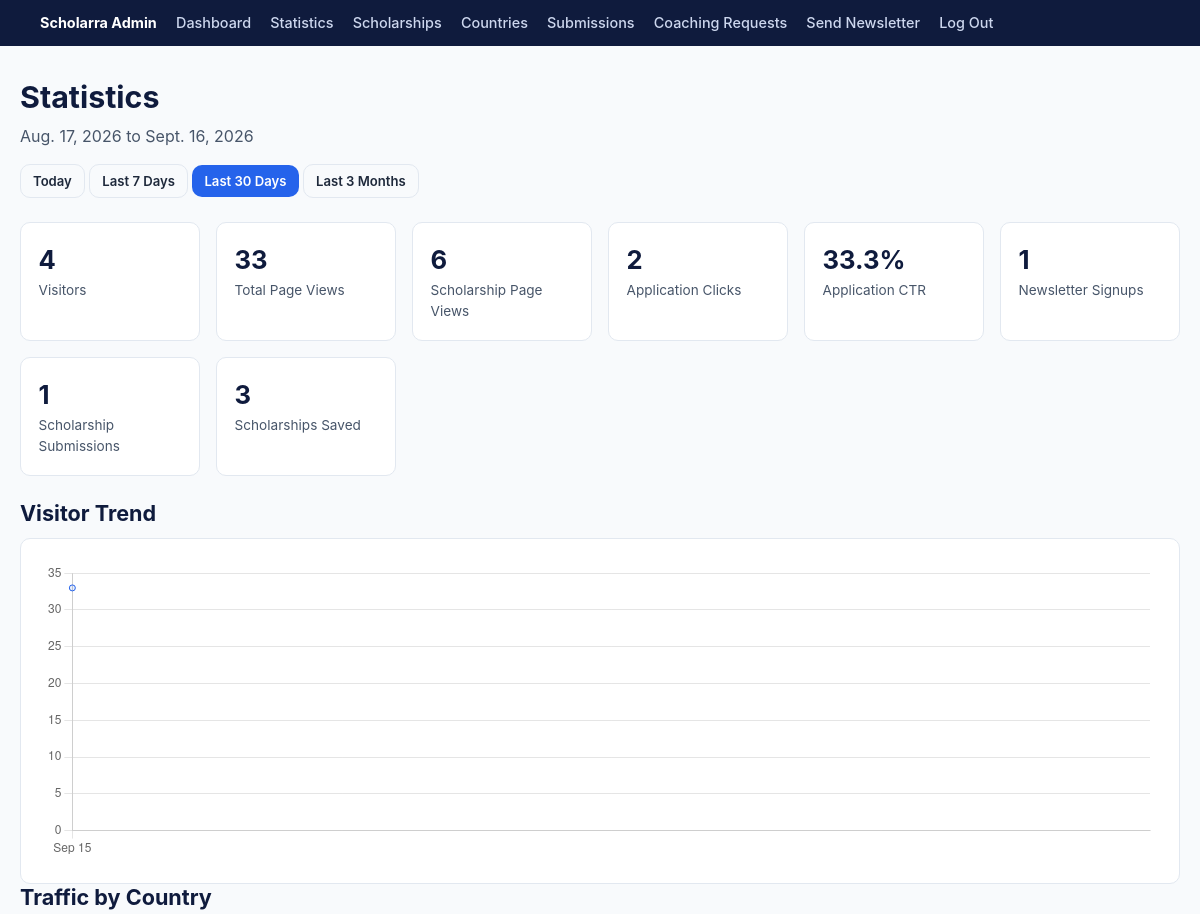
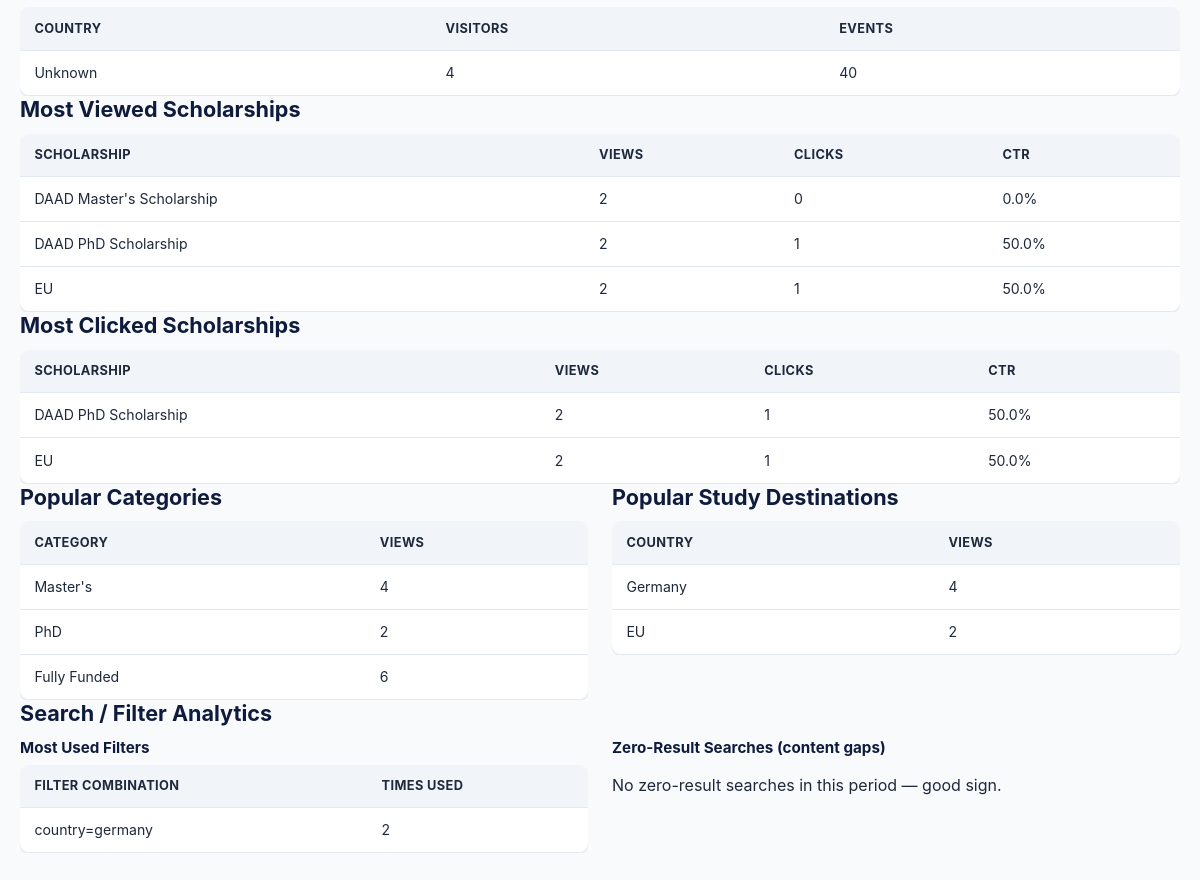
The app's page /dashboard/statistics/ (signed in) with its own data (2 pictures, top to bottom).
### myapp/models.py (models this page shows, shortened)
class Scholarship(models.Model):
    DEGREE_LEVEL_CHOICES = [
        ("undergraduate", "Undergraduate"),
        ("masters", "Master's"),
        ("phd", "PhD"),
    ]
    FUNDING_TYPE_CHOICES = [
        ("full", "Fully Funded"),
        ("partial", "Partially Funded"),
    ]
    title = models.CharField(max_length=200)
    slug = models.SlugField(max_length=220, unique=True)
    country = models.ForeignKey(Country, on_delete=models.CASCADE, related_name="scholarships") # if a country is deleted, all scholarships related to that country will also be deleted, to get all scholarships related to a country, we can use country.scholarships.all()
    degree_level = models.CharField(max_length=20, choices=DEGREE_LEVEL_CHOICES)
    funding_type = models.CharField(max_length=10, choices=FUNDING_TYPE_CHOICES)
    deadline = models.DateField()
    description = models.TextField()
    eligibility = models.TextField()
    required_documents = models.TextField(blank=True) #blank=True means that this field is optional
    application_link = models.URLField()
    image = models.ImageField(upload_to='scholarships/', blank=True, null=True)
    is_featured = models.BooleanField(default=False)
    deadline_reminder_sent = models.BooleanField(default=False)  # prevents sending the "closing soon" email more than once per scholarship
    is_published = models.BooleanField(default=False) #default=False means that this new scholarship will not be published by default, it will be published only when the admin approves it
    view_count = models.PositiveIntegerField(default=0)
    click_count = models.PositiveIntegerField(default=0)
    created_at = models.DateTimeField(auto_now_add=True)
    updated_at = models.DateTimeField(auto_now=True)

### myapp/views.py (the view)
# urls.py: path('dashboard/statistics/', views.admin_statistics, name='admin_statistics'),
@login_required
def admin_statistics(request):
    range_param = request.GET.get('range', '30')
    today = timezone.now().date()
    range_days_map = {'today': 0, '7': 7, '30': 30, '90': 90}
    days = range_days_map.get(range_param, 30)
    start_date = today - timedelta(days=days)
    end_date = today
    period_length = (end_date - start_date).days + 1
    previous_end = start_date - timedelta(days=1)
    previous_start = previous_end - timedelta(days=period_length - 1)
    current_events = AnalyticsEvent.objects.filter(created_at__date__range=[start_date, end_date])
    previous_events = AnalyticsEvent.objects.filter(created_at__date__range=[previous_start, previous_end])
    def percent_change(current, previous):
        if previous == 0:
            return None  # no meaningful percentage when there's nothing to compare against
        return round(((current - previous) / previous) * 100, 1)
    total_visitors = current_events.exclude(session_key="").values('session_key').distinct().count()
    previous_visitors = previous_events.exclude(session_key="").values('session_key').distinct().count()
    total_page_views = current_events.filter(event_type__in=["page_view", "scholarship_view"]).count()
    previous_page_views = previous_events.filter(event_type__in=["page_view", "scholarship_view"]).count()
    scholarship_page_views = current_events.filter(event_type="scholarship_view").count()
    application_clicks = current_events.filter(event_type="application_click").count()
    previous_clicks = previous_events.filter(event_type="application_click").count()
    ctr = round((application_clicks / scholarship_page_views) * 100, 1) if scholarship_page_views else 0
    newsletter_signups = NewsletterSubscriber.objects.filter(created_at__date__range=[start_date, end_date]).count()
    scholarship_submissions = ScholarshipSubmission.objects.filter(submitted_at__date__range=[start_date, end_date]).count()
    saves_count = current_events.filter(event_type="save").count()
    searches_count = current_events.filter(event_type="search").count()
    overview = {
        "total_visitors": total_visitors,
        "total_visitors_change": percent_change(total_visitors, previous_visitors),
        "total_page_views": total_page_views,
        "total_page_views_change": percent_change(total_page_views, previous_page_views),
        "scholarship_page_views": scholarship_page_views,
        "application_clicks": application_clicks,
        "application_clicks_change": percent_change(application_clicks, previous_clicks),
        "ctr": ctr,
        "newsletter_signups": newsletter_signups,
        "scholarship_submissions": scholarship_submissions,
        "saves_count": saves_count,
        "searches_count": searches_count,
    }
    daily_trend = (
        current_events.filter(event_type__in=["page_view", "scholarship_view"])
        .annotate(day=TruncDate("created_at"))
        .values("day")
        .annotate(count=Count("id"))
        .order_by("day")
    )
    trend_labels = [entry["day"].strftime("%b %d") for entry in daily_trend]
    trend_values = [entry["count"] for entry in daily_trend]
    trend_labels_json = json.dumps(trend_labels)
    trend_values_json = json.dumps(trend_values)
    country_counts_raw = (
        current_events.values("country")
        .annotate(
            visitors=Count("session_key", distinct=True),
            events=Count("id"),
        )
        .order_by("-visitors", "-events")
    )
    country_map = {}
    for row in country_counts_raw:
        c_name = row["country"].strip() if row["country"] else "Unknown"
        vis_count = row["visitors"] if row["visitors"] > 0 else row["events"]
        if c_name not in country_map:
            country_map[c_name] = {"visitors": 0, "events": 0}
        country_map[c_name]["visitors"] += vis_count
        country_map[c_name]["events"] += row["events"]
    country_stats = [
        {"country": c, "visitors": data["visitors"], "events": data["events"]}
        for c, data in country_map.items()
    ]
    country_stats.sort(key=lambda x: (x["visitors"], x["events"]), reverse=True)
    most_viewed = (
        current_events.filter(event_type="scholarship_view")
        .values("scholarship__id", "scholarship__title")
        .annotate(views=Count("id"))
        .order_by("-views")[:10]
    )
    clicks_by_scholarship = dict(
        current_events.filter(event_type="application_click")
        .values("scholarship__id")
        .annotate(clicks=Count("id"))
        .values_list("scholarship__id", "clicks")
    )
    most_viewed_table = []
    for row in most_viewed:
        clicks = clicks_by_scholarship.get(row["scholarship__id"], 0)
        views = row["views"]
        most_viewed_table.append({
            "title": row["scholarship__title"],
            "views": views,
            "clicks": clicks,
            "ctr": round((clicks / views) * 100, 1) if views else 0,
        })
    most_clicked = (
        current_events.filter(event_type="application_click")
        .values("scholarship__id", "scholarship__title")
        .annotate(clicks=Count("id"))
        .order_by("-clicks")[:10]
    )
    views_by_scholarship = dict(
        current_events.filter(event_type="scholarship_view")
        .values("scholarship__id")
        .annotate(views=Count("id"))
        .values_list("scholarship__id", "views")
    )
    most_clicked_table = []
    for row in most_clicked:
        clicks = row["clicks"]
        views = views_by_scholarship.get(row["scholarship__id"], 0)
        most_clicked_table.append({
            "title": row["scholarship__title"],
            "views": views,
            "clicks": clicks,
            "ctr": round((clicks / views) * 100, 1) if views else 0,
        })
    popular_degree_levels_raw = (
        current_events.filter(event_type="scholarship_view")
        .values("scholarship__degree_level")
        .annotate(count=Count("id"))
        .order_by("-count")
    )
    degree_level_labels = dict(Scholarship.DEGREE_LEVEL_CHOICES)
    popular_degree_levels = [
        {"label": degree_level_labels.get(row["scholarship__degree_level"], row["scholarship__degree_level"]), "count": row["count"]}
        for row in popular_degree_levels_raw if row["scholarship__degree_level"]
    ]
    popular_funding_types_raw = (
        current_events.filter(event_type="scholarship_view")
        .values("scholarship__funding_type")
        .annotate(count=Count("id"))
        .order_by("-count")
    )
    funding_type_labels = dict(Scholarship.FUNDING_TYPE_CHOICES)
    popular_funding_types = [
        {"label": funding_type_labels.get(row["scholarship__funding_type"], row["scholarship__funding_type"]), "count": row["count"]}
        for row in popular_funding_types_raw if row["scholarship__funding_type"]
    ]
    popular_destinations = (
        current_events.filter(event_type="scholarship_view")
        .values("scholarship__country__name")
        .annotate(count=Count("id"))
        .order_by("-count")[:8]
    )
    top_searches = (
        current_events.filter(event_type="search")
        .values("search_summary")
        .annotate(count=Count("id"))
        .order_by("-count")[:10]
    )
    zero_result_searches = (
        current_events.filter(event_type="search", result_count=0)
        .values("search_summary")
        .annotate(count=Count("id"))
        .order_by("-count")[:10]
    )
    context = {
        "range_param": range_param,
        "start_date": start_date,
        "end_date": end_date,
        "overview": overview,
        "trend_labels": trend_labels,
        "trend_labels_json": trend_labels_json,
        "trend_values_json": trend_values_json,
        "trend_values": trend_values,
        "country_stats": country_stats,
        "most_viewed_table": most_viewed_table,
        "most_clicked_table": most_clicked_table,
        "popular_degree_levels": popular_degree_levels,
        "popular_funding_types": popular_funding_types,
        "popular_destinations": popular_destinations,
        "top_searches": top_searches,
        "zero_result_searches": zero_result_searches,
    }
    return render(request, "myapp/admin_statistics.html", context)

### myapp/templates/myapp/admin_statistics.html (shortened to what this page needs)
{% extends "myapp/dashboard_base.html" %}
{% block content %}
<h1>Statistics</h1>
<p style="color:var(--slate-light); margin-top:-0.5rem;">{{ start_date }} to {{ end_date }}</p>
<div style="margin-bottom:1.5rem;">
    <a href="?range=today" class="btn {% if range_param == 'today' %}btn-primary{% else %}btn-outline{% endif %} btn-sm">Today</a>
    <a href="?range=7" class="btn {% if range_param == '7' %}btn-primary{% else %}btn-outline{% endif %} btn-sm">Last 7 Days</a>
    <a href="?range=30" class="btn {% if range_param == '30' %}btn-primary{% else %}btn-outline{% endif %} btn-sm">Last 30 Days</a>
    <a href="?range=90" class="btn {% if range_param == '90' %}btn-primary{% else %}btn-outline{% endif %} btn-sm">Last 3 Months</a>
</div>
<div class="stat-grid">
    <div class="stat-card">
        <div class="stat-value">{{ overview.total_visitors }}</div>
        <div class="stat-label">Visitors
        </div>
    </div>
    <div class="stat-card">
        <div class="stat-value">{{ overview.total_page_views }}</div>
        <div class="stat-label">Total Page Views
        </div>
    </div>
    <div class="stat-card">
        <div class="stat-value">{{ overview.scholarship_page_views }}</div>
        <div class="stat-label">Scholarship Page Views</div>
    </div>
    <div class="stat-card">
        <div class="stat-value">{{ overview.application_clicks }}</div>
        <div class="stat-label">Application Clicks
        </div>
    </div>
    <div class="stat-card">
        <div class="stat-value">{{ overview.ctr }}%</div>
        <div class="stat-label">Application CTR</div>
    </div>
    <div class="stat-card">
        <div class="stat-value">{{ overview.newsletter_signups }}</div>
        <div class="stat-label">Newsletter Signups</div>
    </div>
    <div class="stat-card">
        <div class="stat-value">{{ overview.scholarship_submissions }}</div>
        <div class="stat-label">Scholarship Submissions</div>
    </div>
    <div class="stat-card">
        <div class="stat-value">{{ overview.saves_count }}</div>
        <div class="stat-label">Scholarships Saved</div>
    </div>
</div>
<h2>Visitor Trend</h2>
{% if trend_labels %}
<div class="form-card" style="max-width: 100%;">
    <canvas id="trendChart" height="80"></canvas>
</div>
{% else %}
<p>No traffic recorded yet in this period.</p>
{% endif %}
<h2>Traffic by Country</h2>
{% if country_stats %}
<div class="table-wrap">
<table>
    <tr><th>Country</th><th>Visitors</th><th>Events</th></tr>
    {% for row in country_stats %}
    <tr><td>{{ row.country }}</td><td>{{ row.visitors }}</td><td>{{ row.events }}</td></tr>
    {% endfor %}
</table>
</div>
{% else %}
<p>No visitor country data recorded yet in this period.</p>
{% endif %}
<h2>Most Viewed Scholarships</h2>
{% if most_viewed_table %}
<div class="table-wrap">
<table>
    <tr><th>Scholarship</th><th>Views</th><th>Clicks</th><th>CTR</th></tr>
    {% for row in most_viewed_table %}
    <tr><td>{{ row.title }}</td><td>{{ row.views }}</td><td>{{ row.clicks }}</td><td>{{ row.ctr }}%</td></tr>
    {% endfor %}
</table>
</div>
{% else %}
<p>No scholarship views recorded in this period.</p>
{% endif %}
<h2>Most Clicked Scholarships</h2>
{% if most_clicked_table %}
<div class="table-wrap">
<table>
    <tr><th>Scholarship</th><th>Views</th><th>Clicks</th><th>CTR</th></tr>
    {% for row in most_clicked_table %}
    <tr><td>{{ row.title }}</td><td>{{ row.views }}</td><td>{{ row.clicks }}</td><td>{{ row.ctr }}%</td></tr>
    {% endfor %}
</table>
</div>
{% else %}
<p>No application clicks recorded in this period.</p>
{% endif %}
<div style="display:grid; grid-template-columns: 1fr 1fr; gap:1.5rem;">
    <div>
        <h2>Popular Categories</h2>
        {% if popular_degree_levels or popular_funding_types %}
        <div class="table-wrap">
        <table>
            <tr><th>Category</th><th>Views</th></tr>
            {% for row in popular_degree_levels %}
            <tr><td>{{ row.label }}</td><td>{{ row.count }}</td></tr>
            {% endfor %}
            {% for row in popular_funding_types %}
            <tr><td>{{ row.label }}</td><td>{{ row.count }}</td></tr>
            {% endfor %}
        </table>
        </div>
        {% else %}
        <p>No data yet.</p>
        {% endif %}
    </div>
    <div>
        <h2>Popular Study Destinations</h2>
        {% if popular_destinations %}
        <div class="table-wrap">
        <table>
            <tr><th>Country</th><th>Views</th></tr>
            {% for row in popular_destinations %}
            <tr><td>{{ row.scholarship__country__name }}</td><td>{{ row.count }}</td></tr>
            {% endfor %}
        </table>
        </div>
        {% else %}
        <p>No data yet.</p>
        {% endif %}
    </div>
</div>
<h2>Search / Filter Analytics</h2>
<div style="display:grid; grid-template-columns: 1fr 1fr; gap:1.5rem;">
    <div>
        <h3 style="font-size:0.95rem;">Most Used Filters</h3>
        {% if top_searches %}
        <div class="table-wrap">
        <table>
            <tr><th>Filter Combination</th><th>Times Used</th></tr>
            {% for row in top_searches %}
            <tr><td>{{ row.search_summary }}</td><td>{{ row.count }}</td></tr>
            {% endfor %}
        </table>
        </div>
        {% else %}
        <p>No filter usage yet.</p>
        {% endif %}
    </div>
    <div>
        <h3 style="font-size:0.95rem;">Zero-Result Searches (content gaps)</h3>
        {% if zero_result_searches %}
        <div class="table-wrap">
        <table>
            <tr><th>Filter Combination</th><th>Times</th></tr>
            {% for row in zero_result_searches %}
            <tr><td>{{ row.search_summary }}</td><td>{{ row.count }}</td></tr>
            {% endfor %}
        </table>
        </div>
        {% else %}
        <p>No zero-result searches in this period — good sign.</p>
        {% endif %}
    </div>
</div>
<script>
{% if trend_labels %}
const ctx = document.getElementById('trendChart');
new Chart(ctx, {
    type: 'line',
    data: {
        labels: {{ trend_labels_json|safe }},
        datasets: [{
            label: 'Page Views',
            data: {{ trend_values_json|safe }},
            borderColor: '#2563eb',
            backgroundColor: 'rgba(37, 99, 235, 0.1)',
            tension: 0.3,
            fill: true,
        }]
    },
    options: {
        responsive: true,
        plugins: { legend: { display: false } },
        scales: { y: { beginAtZero: true } }
    }
});
{% endif %}
</script>
{% endblock %}

### records on screen
Scholarship: deadline "Sept. 16, 2026", title "DAAD Master's Scholarship", views "2", clicks "0", ctr "0.0"
Scholarship: title "DAAD PhD Scholarship", views "2", clicks "1", ctr "50.0"
Scholarship: title "EU", views "2", clicks "1", ctr "50.0"

### other values on screen
{{ start_date }} "Aug. 17, 2026"
{{ overview.total_visitors }} "4"
{{ overview.total_page_views }} "33"
{{ overview.scholarship_page_views }} "6"
{{ overview.application_clicks }} "2"
{{ overview.ctr }} "33.3"
{{ overview.newsletter_signups }} "1"
{{ overview.scholarship_submissions }} "1"
{{ overview.saves_count }} "3"
{{ row.country }} "Unknown"
{{ row.visitors }} "4"
{{ row.events }} "40"
{{ row.label }} "Master's" "PhD"
{{ row.count }} "4" "2"
{{ row.label }} "Fully Funded"
